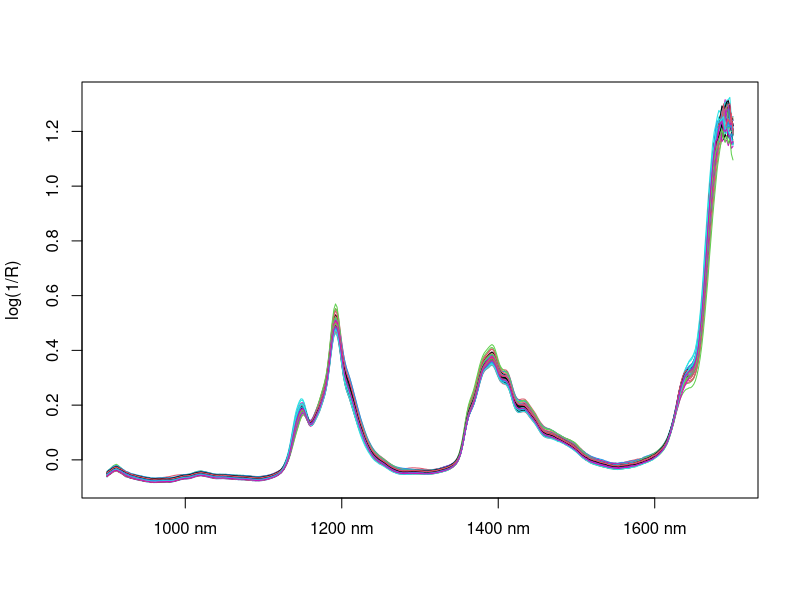
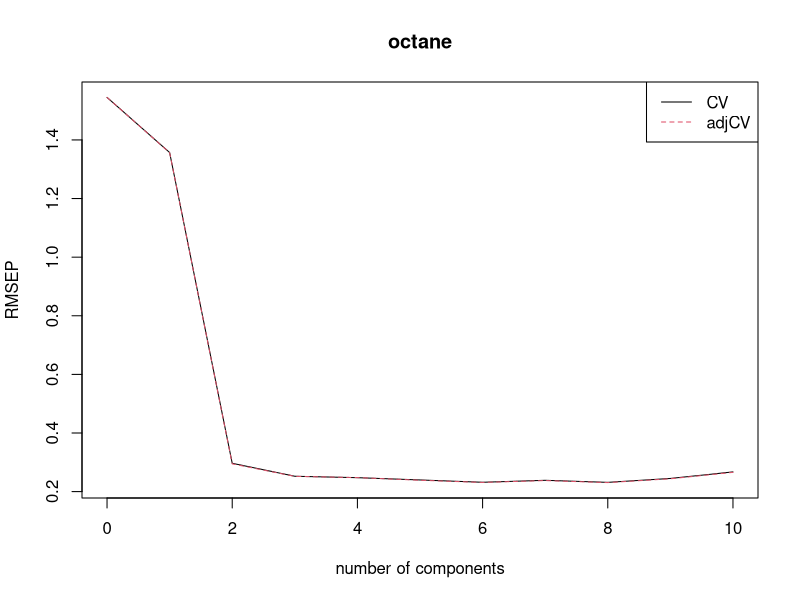
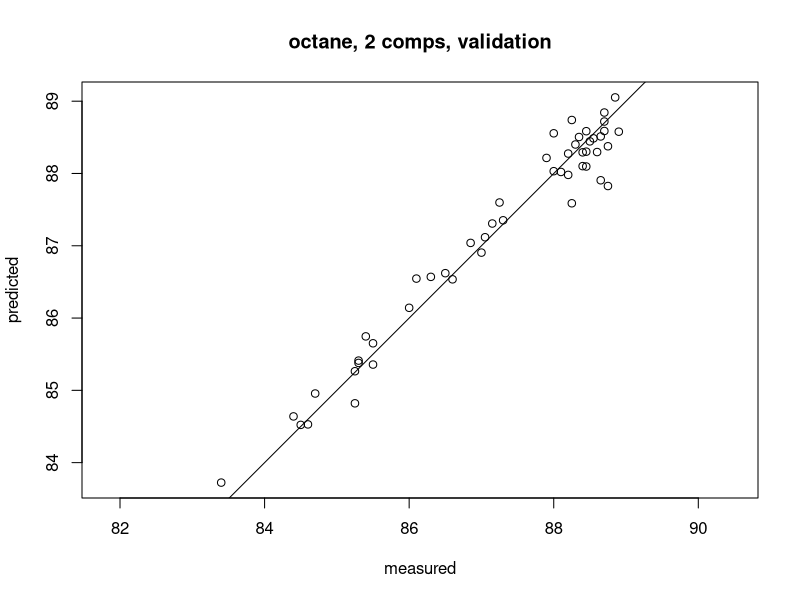
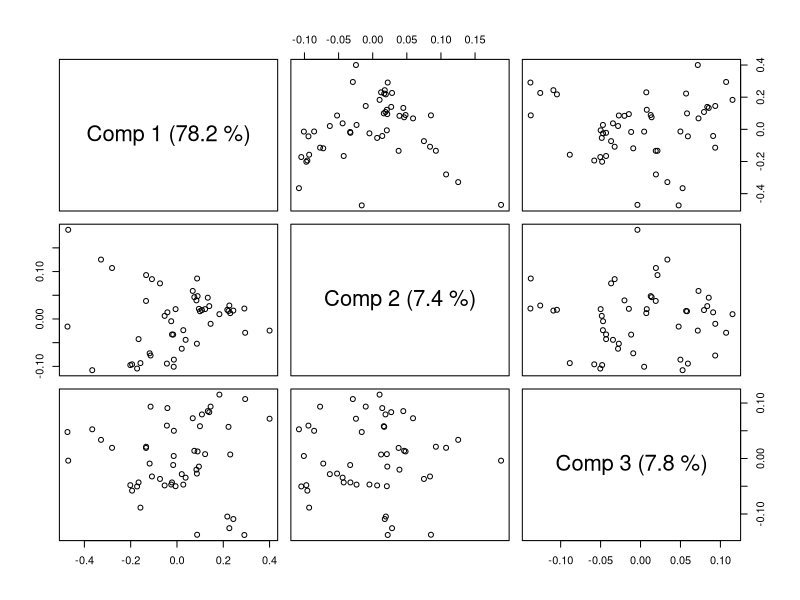
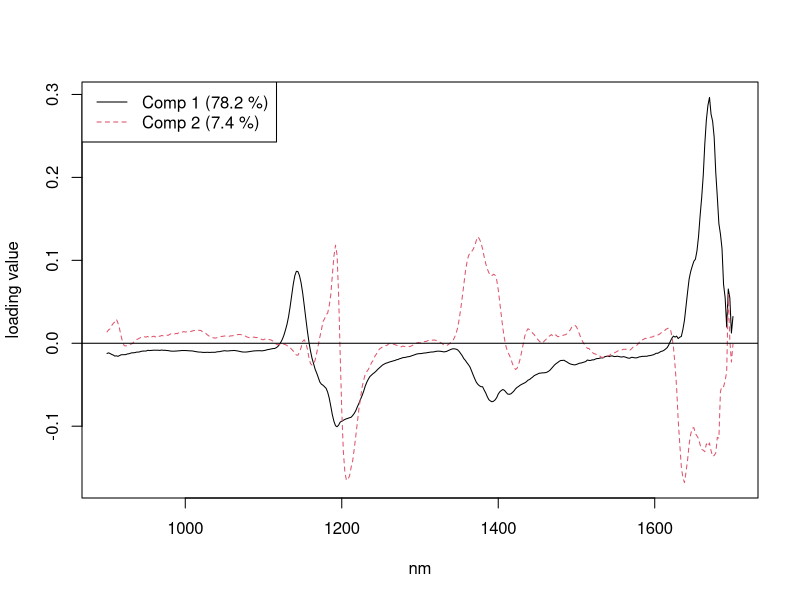
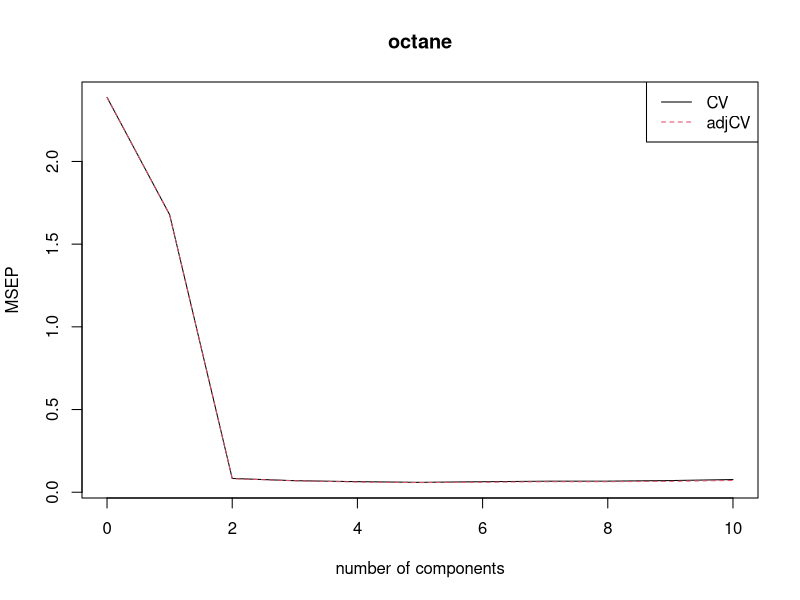
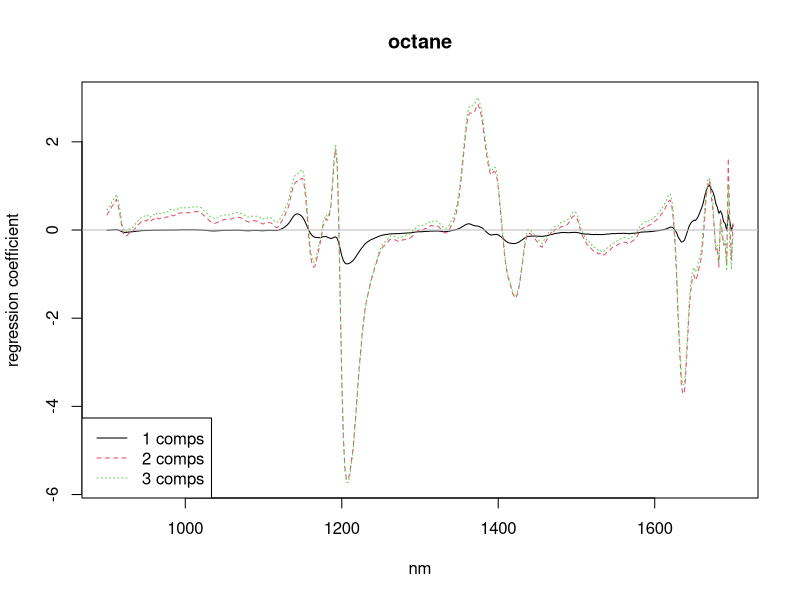
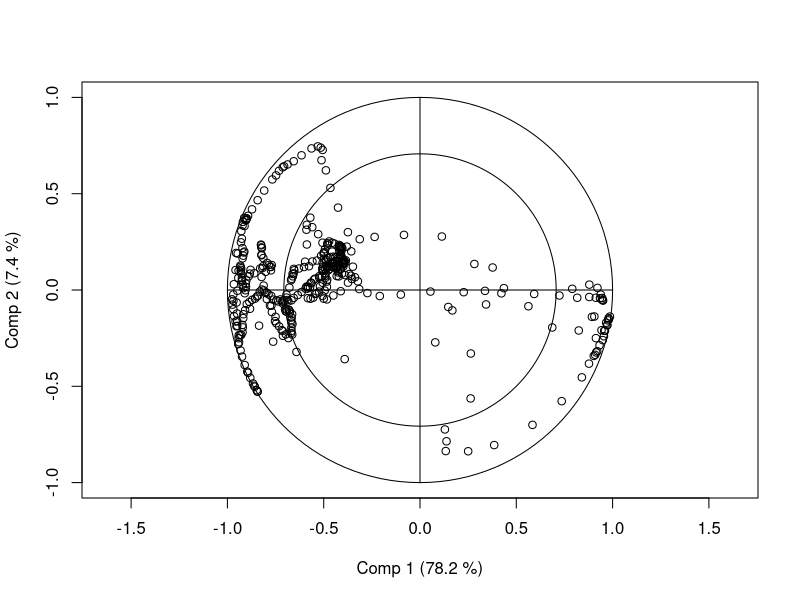

Write R code to recreate these figures, in order.
## ---- chunk 1
knitr::opts_chunk$set(echo = TRUE, error = TRUE, warning=FALSE, cache=TRUE)
## ---- chunk 2
###################################################
library("pls")
## ---- chunk 3
###################################################
data("yarn")
data("oliveoil")
data("gasoline")

## ---- chunk 4
###################################################
matplot(t(gasoline$NIR), type = "l", lty = 1, ylab = "log(1/R)", xaxt = "n")
ind <- pretty(seq(from = 900, to = 1700, by = 2))
ind <- ind[ind >= 900 & ind <= 1700]
ind <- (ind - 898) / 2
axis(1, ind, colnames(gasoline$NIR)[ind])

## ---- chunk 5
###################################################
gasTrain <- gasoline[1:50,]
gasTest <- gasoline[51:60,]

## ---- chunk 6
###################################################
gas1 <- plsr(octane ~ NIR, ncomp = 10, data = gasTrain, validation = "LOO")

## ---- chunk 7
###################################################
summary(gas1)

## ---- chunk 8
###################################################
plot(RMSEP(gas1), legendpos = "topright")

## ---- chunk 9
###################################################
plot(gas1, ncomp = 2, asp = 1, line = TRUE)

## ---- chunk 10
###################################################
plot(gas1, plottype = "scores", comps = 1:3)

## ---- chunk 11
###################################################
explvar(gas1)

## ---- chunk 12
###################################################
plot(gas1, "loadings", comps = 1:2, legendpos = "topleft", labels = "numbers", xlab = "nm")
abline(h = 0)

## ---- chunk 13
###################################################
predict(gas1, ncomp = 2, newdata = gasTest)

## ---- chunk 14
###################################################
RMSEP(gas1, newdata = gasTest)

## ---- chunk 15
###################################################
dens1 <- plsr(density ~ NIR, ncomp = 5, data = yarn)

## ---- chunk 16
###################################################
dim(oliveoil$sensory)
plsr(sensory ~ chemical, data = oliveoil)

## ---- chunk 17
###################################################
trainind <- which(yarn$train == TRUE)
dens2 <- update(dens1, subset = trainind)

## ---- chunk 18
###################################################
dens3 <- update(dens1, ncomp = 10)

## ---- chunk 19
###################################################
olive1 <- plsr(sensory ~ chemical, scale = TRUE, data = oliveoil)

## ---- chunk 20
###################################################
gas2 <- plsr(octane ~ msc(NIR), ncomp = 10, data = gasTrain)

## ---- chunk 21
###################################################
predict(gas2, ncomp = 3, newdata = gasTest)

## ---- chunk 22
###################################################
gas2.cv <- crossval(gas2, segments = 10)
plot(MSEP(gas2.cv), legendpos='topright')
summary(gas2.cv, what = "validation")

## ---- chunk 23
###################################################
plot(gas1, plottype = "coef", ncomp=1:3, legendpos = "bottomleft", labels = "numbers", xlab = "nm")

## ---- chunk 24
###################################################
plot(gas1, plottype = "correlation")

## ---- chunk 25
###################################################
predict(gas1, ncomp = 2:3, newdata = gasTest[1:5,])

## ---- chunk 26
###################################################
predict(gas1, comps = 2, newdata = gasTest[1:5,])

## ---- chunk 27
###################################################
drop(predict(gas1, ncomp = 2:3, newdata = gasTest[1:5,]))

## ---- chunk 28
###################################################
predplot(gas1, ncomp = 2, newdata = gasTest, asp = 1, line = TRUE)

## ---- chunk 29
###################################################
pls.options()

## ---- chunk 30
###################################################
pls.options(plsralg = "oscorespls")

## ---- chunk 31
###################################################
pls.options("plsralg")
rm(.pls.Options)
pls.options("plsralg")

## ---- chunk 32
###################################################
X <- gasTrain$NIR
Y <- gasTrain$octane
ncomp <- 5
cvPreds <- matrix(nrow = nrow(X), ncol = ncomp)
for (i in 1:nrow(X)) {
    fit <- simpls.fit(X[-i,], Y[-i], ncomp = ncomp, stripped = TRUE)
    cvPreds[i,] <- (X[i,] - fit$Xmeans) %*% drop(fit$coefficients) + fit$Ymeans
}

## ---- chunk 33
###################################################
sqrt(colMeans((cvPreds - Y)^2))
